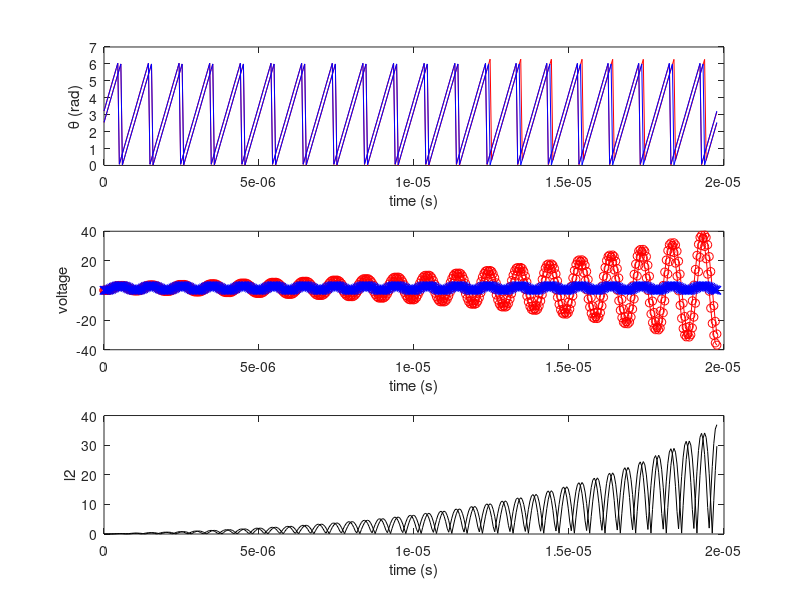

This figure's MATLAB source:

rng(0)
clear all
close all

n = 2;

% R = 1e3*ones(n);
R = 1e3*rand(n);
R = (R+R.')/2;
R(1:n+1:end) = 0;

ind = 33e-6;
cap = 750e-12;
f0 = 1/(2*pi*sqrt(ind*cap)); % ~1MHz
omega0 = 2*pi*f0;
T0 = 1/f0;

% opposite polarity coupling
s = (-1).^(0:n-1);
S = diag(s);

Gij = 1 ./ R;
Gij(1:n+1:end) = 0; % handle nans
g = sum(Gij,2);
G = diag(g) - S.*Gij.*S.';

Rcomp = 516.5; % play value
Gcomp = (1/(Rcomp*cap))*eye(n);
% Gcomp = 0;

% 1. KCL Model
A = [zeros(n) eye(n); -(1/(ind*cap))*eye(n) -(1/cap)*G+Gcomp];
B = zeros(size(A,1));
C = eye(2*n);
sys = ss(A, B, C, 0);

Vdd = 3.3; % supply voltage
Vm = Vdd/2;

% TODO Check these units
theta0 = 2*pi*rand(1,n);
v0 = cos(theta0).';
dv0 = -omega0*sin(theta0).';
X0 = [v0; dv0];

P = 20;
dt = T0/P;
t = 0:dt:P*T0;

% U = zeros(length(t), 2*n);
% X = lsim(sys, U, t, X0);

X = initial(sys, X0, t);
v = X(:,1:n);
dv = X(:,n+1:end);

V1 = Vm*v + Vm;

theta1 = unwrap(atan2(-dv/omega0, v), [], 1);

% 2. Kuramoto Model
% K = -G;
% K = (S.*Gij)/(cap*omega0);
K = (S.*Gij.*S.')/(cap*omega0);
K(1:n+1:end) = 0; 
% K = Gij / (cap*omega0);

omegan = sqrt(max(omega0^2 - (g./(2*cap)).^2, 0)); % clip NaNs

kura  = @(t,th) omega0.*ones(n,1) + sum(K.*sin(th'-th), 2);

[~, theta2] = ode45(kura, t, theta0);
V2 = Vm*cos(theta2) + Vm;

figure
subplot(3,1,1)
grid on
plot(t, mod(theta1, 2*pi), 'r'), hold on % KCL
plot(t, mod(theta2, 2*pi), 'b') % Kuramoto
xlabel('time (s)')
ylabel('\theta (rad)')
hold off

subplot(3,1,2)
grid on
plot(t, V1, 'r-o'), hold on
plot(t, V2, 'b-x')
xlabel('time (s)')
ylabel('voltage')

subplot(3,1,3)
grid on
plot(t, abs(V1-V2), 'k'), hold on
xlabel('time (s)')
ylabel('l2')